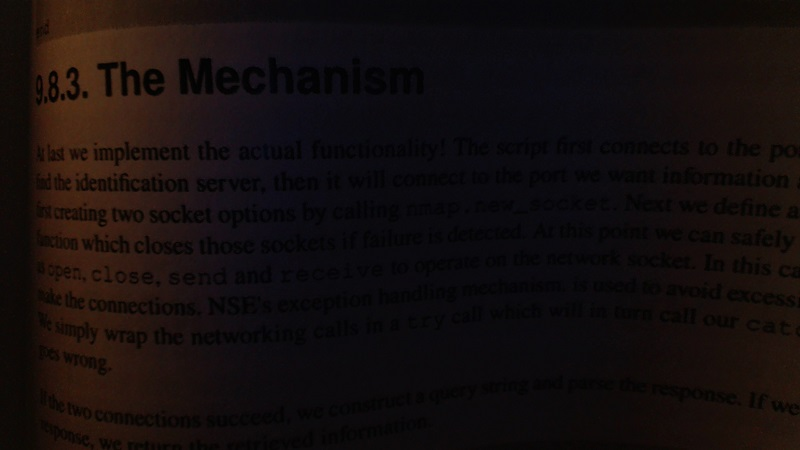
#> input picture bookpage.jpg, 800 x 450 px, given in place of the camera
$ python gradients_edges.py   (Python 2 division)   (older library calls are emulated)
#> lines starting #> are read from the running program, lines starting #| are printed output that depends on the picture; after the words box and inside, x2 and y2 are one past the last pixel; in counts of white or black regions, pixels touching at a corner belong together
import cv2
import numpy as np

cap = cv2.VideoCapture(0)

while(1):

    # Take each frame
    _, frame = cap.read()
#> frame is the input picture: shape (450, 800, 3); mean B, G, R 13.4, 13.6, 20.3
    frame=cv2.resize(frame,(240,360))
#> frame: shape (360, 240, 3)


    frame=cv2.cvtColor(frame,cv2.COLOR_BGR2GRAY)
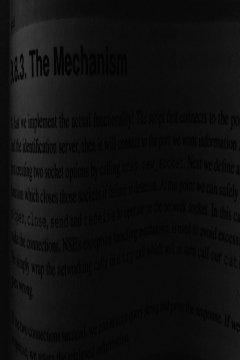
#> frame: shape (360, 240); min 1, max 62, mean 15.5
    frame = cv2.GaussianBlur(frame,(3,3),0)

    laplacian = cv2.Laplacian(frame,cv2.CV_64F)
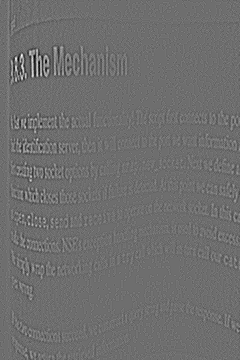
#> laplacian: shape (360, 240) float64; min -26, max 34, mean 0; drawn with min black and max white
    sobelx = cv2.Sobel(frame,cv2.CV_64F,1,0,ksize=5)
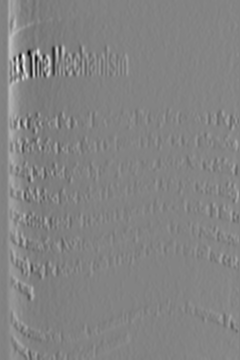
#> sobelx: shape (360, 240) float64; min -1880, max 1775, mean 5.2; drawn with min black and max white
    sobely = cv2.Sobel(frame,cv2.CV_64F,0,1,ksize=5)
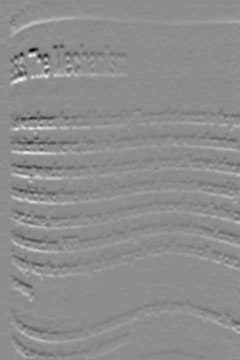
#> sobely: shape (360, 240) float64; min -1664, max 1330, mean -1; drawn with min black and max white


    #FOR EDGE DETECTION

    edges = cv2.Canny(frame,100,200)
#> edges: shape (360, 240); every value is 0


    cv2.imshow('Original',frame)

    cv2.imshow('laplacian',laplacian)
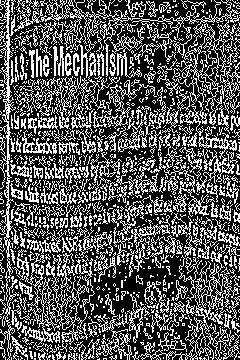
#> window 'laplacian': shape (360, 240); 34.3% white in thin lines or dots
    cv2.imshow('sobelx',sobelx)
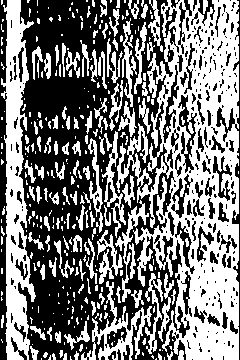
#> window 'sobelx': shape (360, 240); 47.7% white; 337 white regions (221 under 20 px), largest, box (x1, y1, x2, y2) and area: (116, 0, 239, 360) 21106, (1, 0, 36, 360) 6143, (81, 281, 152, 360) 1477
    cv2.imshow('sobely',sobely)
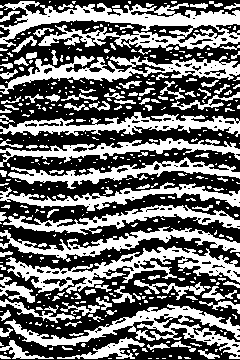
#> window 'sobely': shape (360, 240); 43.5% white; 449 white regions (336 under 20 px), largest, box (x1, y1, x2, y2) and area: (0, 1, 240, 51) 5468, (6, 246, 240, 294) 3518, (4, 304, 240, 359) 3222
    cv2.imshow('edges',edges)

    if cv2.waitKey(1) & 0xFF == ord('q'):
#> (key q is pressed here)
		break

cv2.destroyAllWindows()
cap.release()
